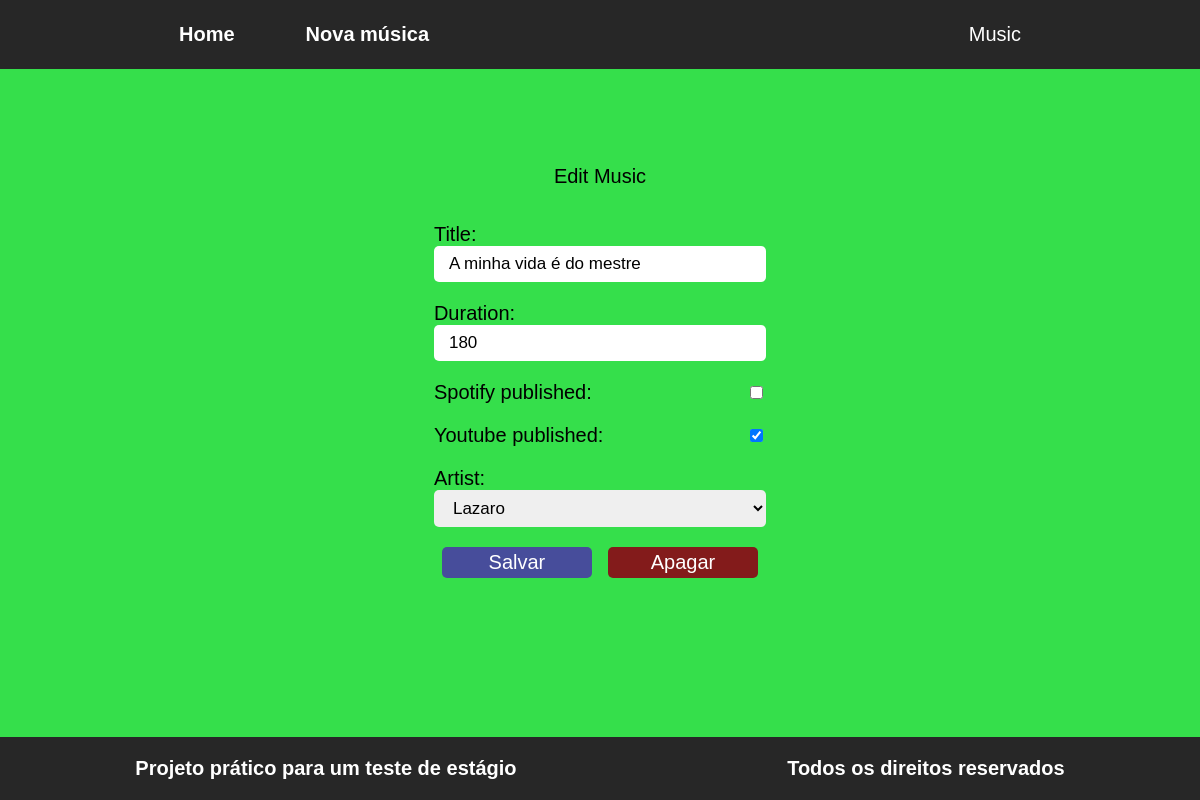
The app's page /update/7, older data.
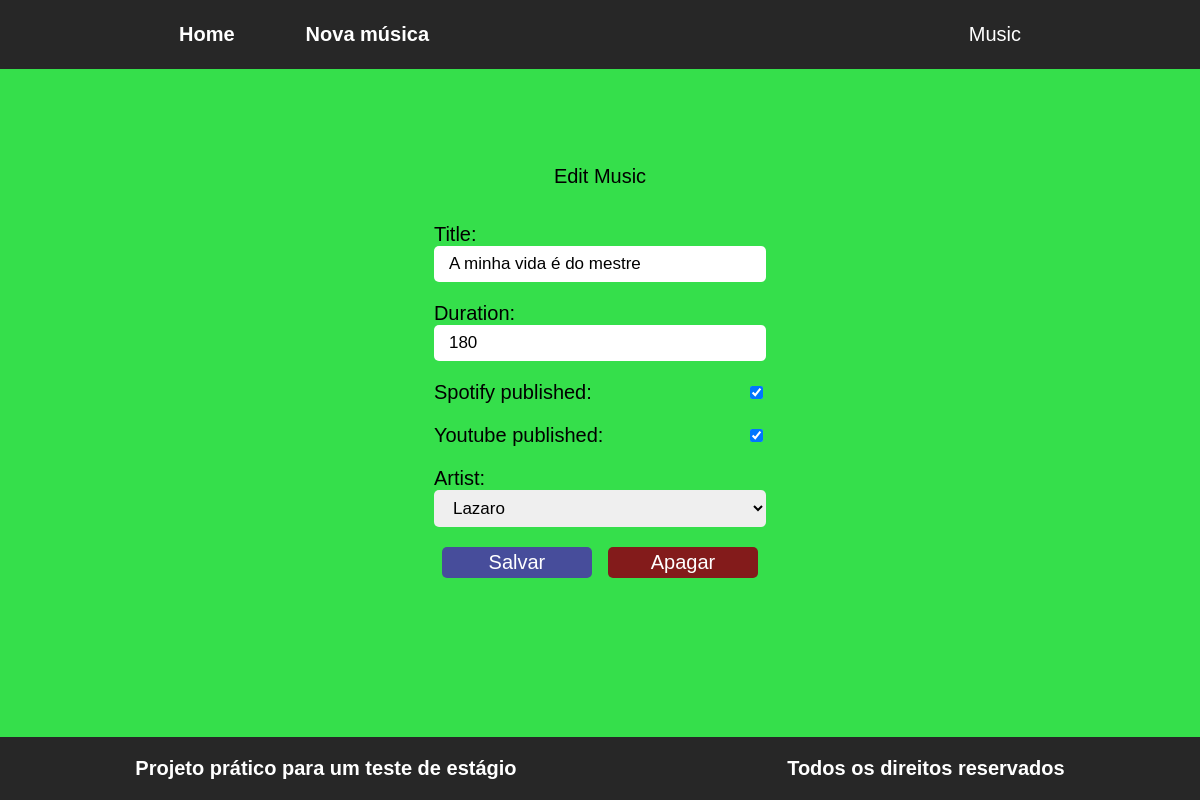
The same page, newer data.
### musics/models.py (models this page shows, shortened)
class Song(models.Model):
    title = models.CharField(max_length=30)
    duration = models.IntegerField()
    spotify_published = models.BooleanField()
    youtube_published = models.BooleanField()
    artist = models.ForeignKey(Artist, on_delete=models.CASCADE)
    class Meta:
        verbose_name_plural = 'Songs'

### musics/views.py (the view)
# urls.py: path('update/<int:id>', update_song, name='url_update_song'),
def update_song(request, id):
    song = Song.objects.get(pk=id)
    form = SongForm(request.POST or None, instance=song)
    if request.method == 'POST':
        if form.is_valid():
            form.save()
            return redirect('url_new_song')
    return render(request, 'musics/form.html', {'form': form, 'song': song, 'message':'Edit Music'})

### musics/form.py
class SongForm(ModelForm):
    class Meta:
        model = Song
        fields = ['title', 'duration', 'spotify_published', 'youtube_published', 'artist']

### musics/models.py (called while the page is built)
    def __str__(self):
        return self.name

### musics/templates/musics/form.html (shortened to what this page needs)
{% extends "musics/base.html" %}
{% load static %}
{% block conteudo %}
<div>
  {{ message }}
</div>
<form data-idMusic="{{ song.id }}" method="POST">
  {{ form.as_p }}
  <div class='buttons'>
    <button class="btnSubmit" type="submit">Salvar</button>
    {% if song.id is not null %}
    <button class="btnDelete" type="button">Apagar</button>
    {% endif %}
  </div>
</form>
{% endblock conteudo %}
{% block title %} Music {% endblock title %}

Row changes from the older to the newer data that the page shows:
changed Song "A minha vida é do mestre": spotify_published "☐" → "☑"
